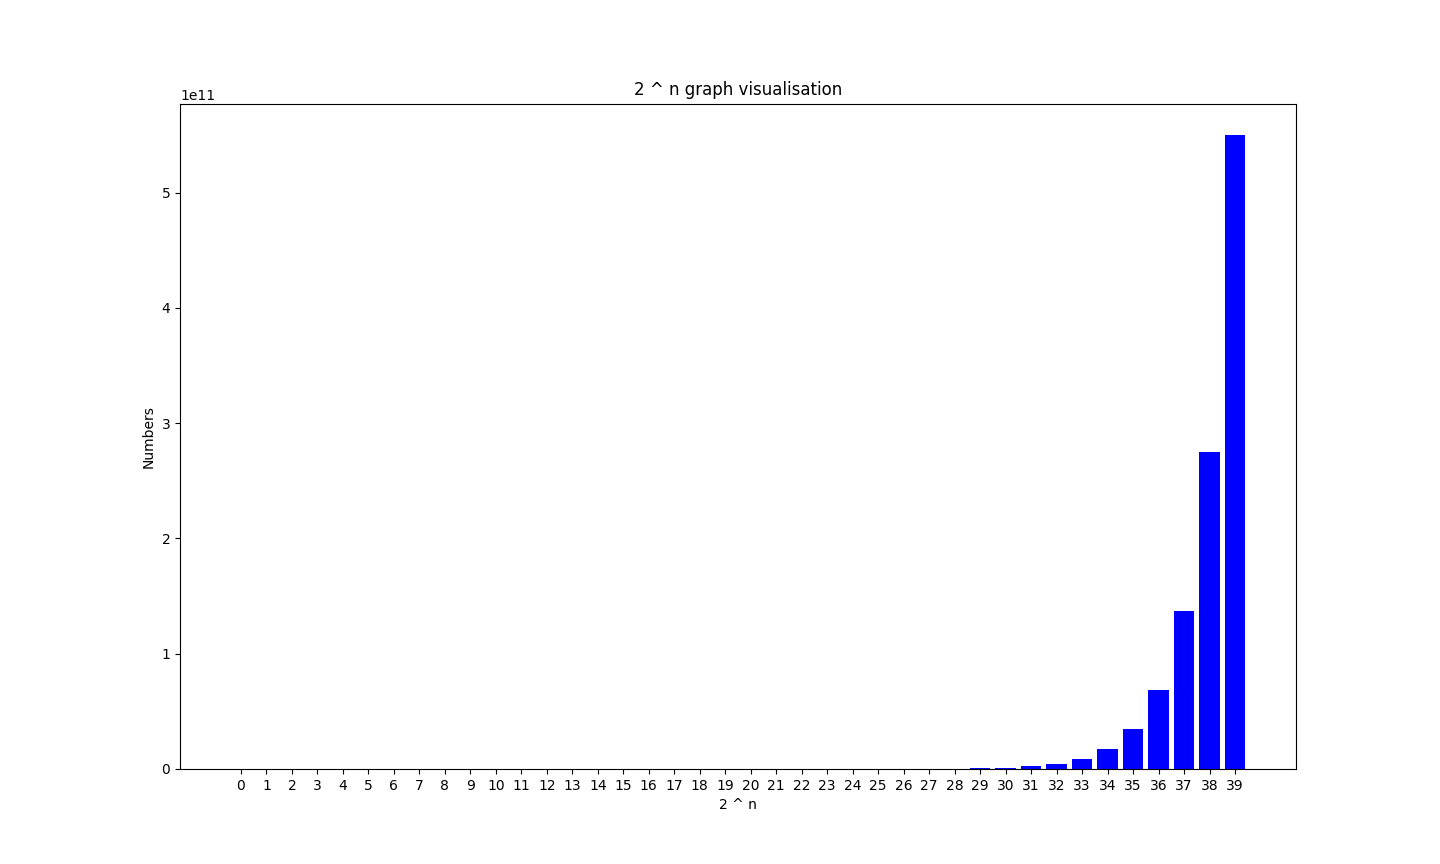

The Python source for this figure:
import matplotlib.pyplot as plt

power =[]
nums = []

for i in range(40):
	power.append(2**i)
	nums.append(i)

plt.bar(range(len(power)), list(power), align='center', color='b')
plt.xticks(range(len(nums)), list(nums))
plt.xlabel("2 ^ n")
plt.ylabel("Numbers")
plt.title("2 ^ n graph visualisation")
plt.show()
